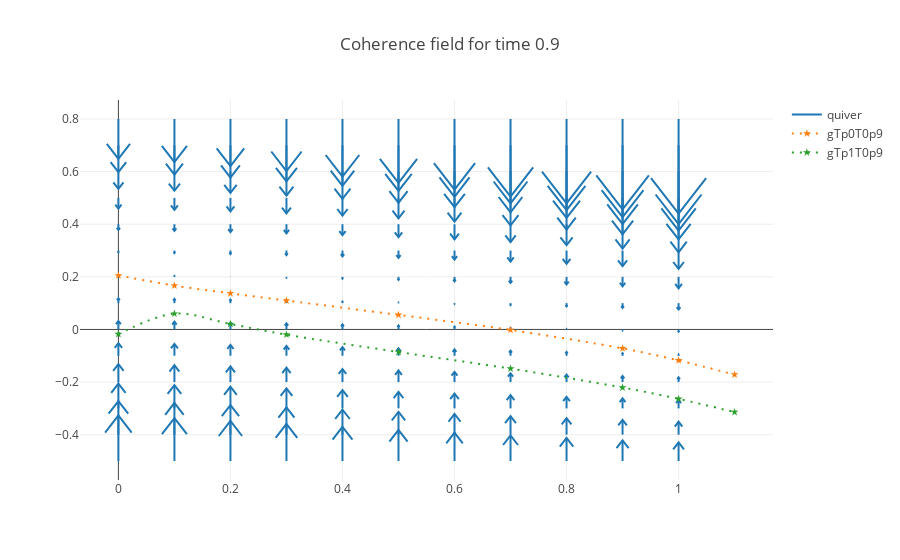

The notebook cell this image was saved under:
### Code cell
#create a matrix of mesh values
mm,cc = np.meshgrid(np.arange(-0., 1.1, .1), np.arange(-.5, .9, .1))

t = .9
ma = np.array(mm)
ca = np.array(cc)
xList = []
yList = []
uList = []
vList = []
for mi in range(ma.shape[0]):
    for ci in range(ca.shape[1]):
        cIn = torch.Tensor([[t,ma[mi,ci], ca[mi,ci]]])
        cohOut = cohModel(cIn)
        x = ma[mi,ci]
        y = ca[mi,ci]
        u = 0
        v = cohOut.data.numpy()[0,0] #extract value 0.0716
        xList.append(x)
        yList.append(y)
        uList.append(u)
        vList.append(v)

xx = np.array(xList)
yy = np.array(yList)
uu = np.array(uList)
vv = np.array(vList)

fig0 = ff.create_quiver(xx, yy, uu, vv,
       scale=.4,
       arrow_scale=.4,
       name='quiver'
       #,line=dict(width=2)
      )

fig0.layout.title = 'Coherence field for time ' + str(t)
fig0.add_trace(f.data[6]) 
fig0.add_trace(f.data[7]) 
offline.iplot(fig0)
layout.title

### Figure 1 — Plotly figure (JSON) as saved in the notebook; plotly's stock layout.template omitted (floating-point values rounded to 4 significant figures; data arrays with more than 128 entries replaced by an {"elided": "..."} marker saying what was removed)
{"data": [{"mode": "lines", "name": "quiver", "type": "scatter", "uid": "e9d4fb1d-9a7b-4ca7-a6be-88594299fd54", "x": {"elided": "1078 float values"}, "y": {"elided": "1078 float values"}}, {"line": {"dash": "2px,6px", "shape": "spline"}, "marker": {"symbol": "star"}, "name": "gTp0T0p9", "type": "scatter", "uid": "33fd57d6-8525-4065-80a3-c9de9532bd44", "x": [0, 0.1, 0.2, 0.3, 0.5, 0.7, 0.9, 1, 1.1], "y": [0.2053, 0.1669, 0.1373, 0.1097, 0.05551, -0.00183, -0.07191, -0.1176, -0.1716]}, {"line": {"dash": "2px,6px", "shape": "spline"}, "marker": {"symbol": "star"}, "name": "gTp1T0p9", "type": "scatter", "uid": "50acf596-c072-4894-835f-e62e1b6f0345", "x": [0, 0.1, 0.2, 0.3, 0.5, 0.7, 0.9, 1, 1.1], "y": [-0.01785, 0.05996, 0.02074, -0.01977, -0.08585, -0.149, -0.2208, -0.2639, -0.3142]}], "layout": {"hovermode": "closest", "title": {"text": "Coherence field for time 0.9"}}}
